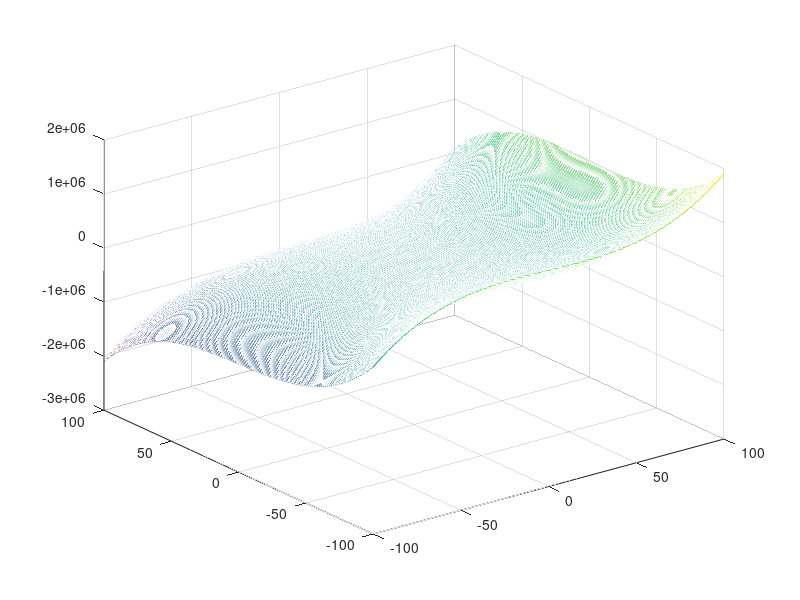
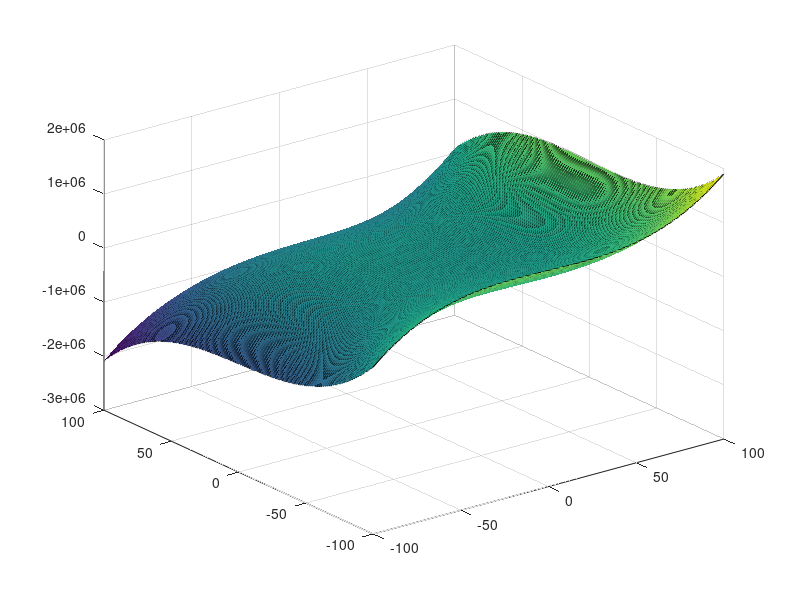

Source code (MATLAB) for these figures, in order:
%z=x^3-y^3+9xy
clear
clc
x=[-100:0.5:100];
y=[-100:0.5:100];
[X,Y]=meshgrid(x,y);
Z=X.^3-Y.^3+9*X.*Y;
mesh(X,Y,Z);
figure
surf(X,Y,Z);